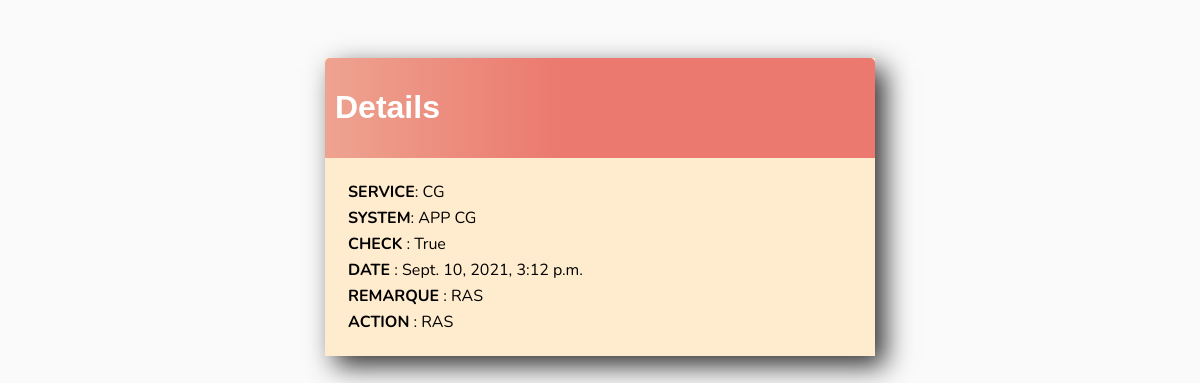
Page /task/10/ (signed in) on the earlier database version.
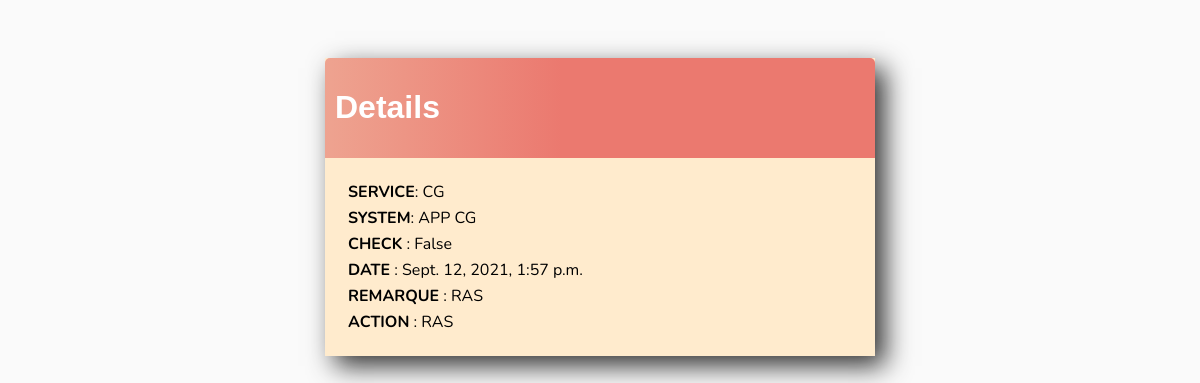
Same page on the later database version.
### base/models.py (models this page shows, shortened)
class Task(models.Model):
    user = models.ForeignKey(User,on_delete=models.CASCADE,null=True,blank=True)
    systeme =models.CharField(max_length=50,null=True,blank=True)
    service = models.CharField(max_length=50,null=True,blank=True)
    check = models.BooleanField(default=False)
    create = models.DateTimeField(auto_now=True)
    action = models.TextField(max_length=200,null=True,blank=True)
    remarque = models.TextField(max_length=200,null=True,blank=True)
    class Meta:
        ordering = ['check']

### base/views.py (the view)
# urls.py: path('task/<int:pk>/', TaskDetail.as_view(),name='detail'),
class TaskDetail(LoginRequiredMixin,DetailView):
    model = Task
    context_object_name = 'detail'
    template_name='base/detail.html'  #pour que django prend en compte le nom fichier html

### base/templates/base/detail.html (shortened to what this page needs)
{% extends 'base/main.html' %}
{% block content%}
<div class="header-bar">
    <h1>Details </h1>
</div>
    <div class="card-body">
 <table>
            <tr><td><b>SERVICE</b>: {{detail.service}}</td></tr>
            <tr><td><b>SYSTEM</b>: {{detail.systeme}}</td></tr>
            <tr> <td><b>CHECK</b> : {{detail.check}}</td></tr>
            <tr><td><b>DATE</b> : {{detail.create}}</td></tr>
            <tr><td><b>REMARQUE</b> :  {{detail.remarque}}</td></tr>
            <tr> <td> <b>ACTION</b> : {{detail.action}}</td></tr>
    </table>
    </div>
{% endblock content%}

Differences in the rows shown:
changed Task "CG": check "True" → "False"; create "Sept. 10, 2021, 3:12 p.m." → "Sept. 12, 2021, 1:57 p.m."
